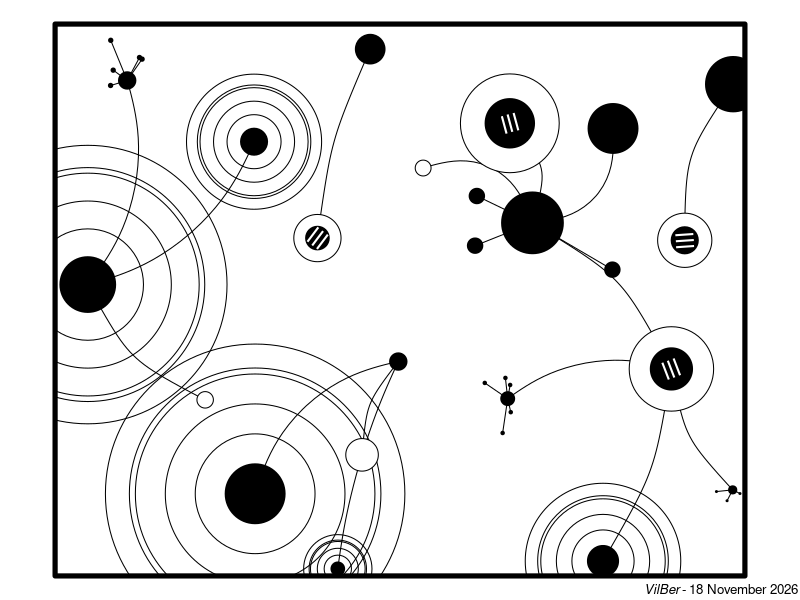

Recreate this plot in R.
## ---- chunk 1
knitr::opts_chunk$set(echo = TRUE,fig.height=4,warning = FALSE,message = FALSE)
## ---- chunk 2
## Programa generador de partituras gráficas
## Autor: Fernando Villalba
## Fecha: abril 2014
###########################################
  set.seed(123) # semilla aleatoria
# Paso 1: Función para establecer el lienzo
initialize_canvas <- function(width, height) {
  # incializa el gráfico en blanco
  plot(NULL, xlim=c(0, width), ylim=c(0, height), type="n", asp=1,axes = FALSE, xlab = "", ylab = "", main = "")
  # pinta un rectangulo de los bordes de ancho 
  rect(0, 0, width, height,lwd=5)
  # Obtener la fecha actual en formato deseado
  fecha_actual <- format(Sys.Date(), "%d %B %Y")
  # Añadir firma y fecha en la esquina inferior derecha
  # Usar bquote para insertar la variable evaluada en la expresión
  firma_fecha <- bquote(italic("VilBer") ~ "-" ~ .(fecha_actual))
 # text(x=95, y=5, labels=firma_fecha, adj=1, cex=0.8, font=3)
  mtext(side=1, line=-1, adj=1, text=firma_fecha, cex=0.8, font=2)
}
## ---- chunk 3
# Paso 2: Función para crear la tabla con los datos de los circulos
generate_circus <- function(num_circles, width, height, min_radius, max_radius, nrad) {
  # num_circles = numero de circulos en el lienzo
  # width, height = ancho y alto del lienzo 
  # min_radius, max_radius = min y max valor del radio de los circulos generados
  # nrad = indica la distancia de separación minima de los circulos, para que no se superpongan en numero de veces el radio maximo
  circles <- data.frame(id = integer(0), x = numeric(0), y = numeric(0), radius = numeric(0), estilo = integer(0),id_padre = integer(0))
  max_attempts <- 1000  # Límite de intentos para evitar bucles infinitos
  
  for (i in 1:num_circles) {
    valid <- FALSE
    attempts <- 0
    
    while (!valid && attempts < max_attempts) {
      # Genera un nuevo punto y radio
      new_x <- runif(1, min_radius, width - min_radius)
      new_y <- runif(1, min_radius, height - min_radius)
      new_radius <- runif(1, min_radius, max_radius)
      attempts <- attempts + 1
      
      # Verifica la distancia con todos los círculos ya creados
      if (nrow(circles) == 0) {
        valid <- TRUE
      } else {
        distances <- sqrt((circles$x - new_x)^2 + (circles$y - new_y)^2)
        min_distance_needed <- nrad * max(max_radius, new_radius)  # nrad veces el radio máximo de cualquiera
        valid <- all(distances >= min_distance_needed)
      }
    }
    
    if (valid) {
      style <- sample(1:5, 1)
      circles <- rbind(circles, data.frame(id = i, x = new_x, y = new_y, radius = new_radius, estilo=style, id_padre = 0))
    } else {
      stop("No fue posible colocar todos los círculos tras ", max_attempts, " intentos.")
    }
  }
  
  # Asignación de ID del padre (opcional y personalizable)
circles$id_padre <- sapply(circles$id, function(x) {
  if (runif(1) < 0.7) {
    # 70% de probabilidad de que el círculo no tenga padre
    return(0)
  } else {
    # Los círculos con radios mayores tienen más posibilidad de ser elegidos como padres
    # Calculamos pesos, donde el peso es proporcional al radio
    weights <- circles$radius / min(circles$radius)  # Esto asegura que el círculo más pequeño tenga peso 1
    weights <- weights * ifelse(circles$radius >= median(circles$radius), 3, 1)  # Doble de peso si el radio es mayor o igual que la mediana
    
    # Asegurarse de no incluir el propio círculo como su padre
    weights[x] <- 0
    
    # Selecciona un id de padre de acuerdo con los pesos
    return(sample(circles$id, 1, prob = weights))
  }
})

  return(circles)
}
## ---- chunk 4
# Paso 3: Función que crea la relación entre padre-hijo de los circulos
# asigna la estructura de padre hijo
assign_family_structure_ii <- function(circles, width, height) {
  # Calcular 1/4 de la diagonal del lienzo
  max_distance <- 0.25 * sqrt(width^2 + height^2)

  # Ordenar círculos por radio de mayor a menor y resetear índices
  circles <- circles[order(-circles$radius), ]
  circles$id <- seq_len(nrow(circles))  # Asignar un ID consecutivo a cada círculo
  circles$id_padre <- 0  # Inicializar todos los id_padre a 0

  # Iterar sobre cada círculo para asignar hijos
  for (i in 1:nrow(circles)) {
    if (circles$id_padre[i] == 0) {  # Solo si el círculo no tiene aún un padre asignado
      # Determinar cuántos hijos asignar
      num_cercanos <- sample(0:(nrow(circles)/4), 1)

      if (num_cercanos > 0) {
        # Calcular distancias desde el círculo actual a todos los demás
        distances <- sqrt((circles$x - circles$x[i])^2 + (circles$y - circles$y[i])^2)
        distances[i] <- Inf  # Evitar que un círculo sea su propio hijo

        # Filtrar por distancia máxima permitida
        within_distance <- distances < max_distance

        # Ordenar por distancia y seleccionar los 'num_cercanos' más cercanos que no tengan padre asignado y estén dentro del límite de distancia
        closest_indices <- order(distances)
        child_candidates <- closest_indices[circles$id_padre[closest_indices] == 0 & within_distance[closest_indices]][1:num_cercanos]

        # Asignar el id actual como padre a los círculos más cercanos sin padre asignado y dentro del límite de distancia
        circles$id_padre[child_candidates] <- circles$id[i]
      }
    }
  }

  return(circles)
}
## ---- chunk 5
# Paso 4: Funciones de dibujo 
# dibuja splines entre los centros de los circulos padre e hijos
draw_splinessss <- function(circles) {
  # Asegura que los splines se dibujan sobre los círculos existentes
  par(new = TRUE)

  for (i in 1:nrow(circles)) {
    if (circles$id_padre[i] != 0) {
      # Encuentra el círculo padre
      padre <- circles[circles$id == circles$id_padre[i], ]
      if (nrow(padre) == 1) {  # Asegúrate de que el padre existe
        # Define los puntos inicial y final para el spline
        x1 <- circles$x[i]
        y1 <- circles$y[i]
        x2 <- padre$x
        y2 <- padre$y
        radio_menor <- max(circles$radius[i], padre$radius)

        # Calcula el punto medio
        xm <- (x1 + x2) / 2
        ym <- (y1 + y2) / 2

        # Desplazamiento perpendicular a la línea entre los puntos
        # Calcula un vector perpendicular
        dx <- x2 - x1
        dy <- y2 - y1
        # Normaliza y rota 90 grados
        len <- sqrt(dx^2 + dy^2)
        dx_perp <- -dy / len
        dy_perp <- dx / len
        # Calcula el punto de desviación
        xm_desplazado <- xm + radio_menor * dx_perp
        ym_desplazado <- ym + radio_menor * dy_perp

        # Puntos para xspline incluyen el punto desviado
        x_points <- c(x1, xm_desplazado, x2)
        y_points <- c(y1, ym_desplazado, y2)
        
        # Dibuja un spline entre el hijo y el padre con curvatura
        xspline(x = x_points, y = y_points, shape = sample(c(-1,1), 1), border = "black", lwd = 1)
      }
    }
  }
}
## ---- chunk 6

# Funcion que pinta los circulos según el estilo 
draw_circles <- function(circles) {
  apply(circles, 1, function(circle) {
    # Asigna un estilo de forma aleatoria para demostración; ajusta según la lógica deseada
    style <- circle["estilo"]# sample(1:5, 1)

    if (style == 1) {
      # Dibujar círculo negro con relleno negro
      symbols(circle["x"], circle["y"], circles=circle["radius"], inches=FALSE, add=TRUE, fg="black", bg="black")
    } else if (style == 2) {
      # Dibujar círculo con borde negro y relleno blanco
      symbols(circle["x"], circle["y"], circles=circle["radius"], inches=FALSE, add=TRUE, fg="black", bg="white")
    } else if (style == 3) {
      # Dibujar círculos concéntricos
      for (i in 2:5) {
        symbols(circle["x"], circle["y"], circles = circle["radius"] * i, inches = FALSE, add = TRUE)
      }
      symbols(circle["x"], circle["y"], circles = circle["radius"] * 4+0.2*circle["radius"], inches = FALSE, add = TRUE)
      symbols(circle["x"], circle["y"], circles = circle["radius"], inches = FALSE, add = TRUE, fg = "black",bg = "black")
    } else if (style == 4) {
      # Dibujar dos círculos concéntricos y una letra encima
      symbols(circle["x"], circle["y"], circles=circle["radius"] * 2, inches=FALSE, add=TRUE, fg="black", bg="white")
      symbols(circle["x"], circle["y"], circles=circle["radius"], inches=FALSE, add=TRUE, fg="black", bg="black")
      angle <- runif(1, 0, 360)  # Genera un ángulo aleatorio entre 0 y 360 grados
      text(circle["x"], circle["y"], "lll", col="white", cex=1.5, srt=angle)
  #    text(circle["x"], circle["y"], "lll", col="white", cex=1.5)  # Puedes cambiar "R" por cualquier otra letra
    } else if (style == 5) {
      # Dibuja un circulo con mini planetas alrededor
      # 1. el circulo central
      symbols(circle["x"], circle["y"], circles=circle["radius"], inches=FALSE, add=TRUE, fg="black", bg="black")
      # 2. los planetas
        n_planet=sample(2:5, 1) # numero de planetas 
        for (i in 1:n_planet){
          rad_mini<- circle["radius"] / 4  # un cuarto del radio del planeta central
          r_orbit<- sample(2:5, 1) # dist orbital del planeta en num de radios del central
          ang_planet <- runif(1, min = 0, max = 2*pi) # angulo del planeta en radianes 
        # Calcular la posición de cada mini círculo
          x_mini <- circle["x"] + r_orbit * circle["radius"] * cos(ang_planet)
          y_mini <- circle["y"] + r_orbit * circle["radius"] * sin(ang_planet)
        # Dibujar los mini círculos y las líneas que los unen al círculo principal
        # Todos los mini círculos son negros macizos  
          symbols(x_mini, y_mini, circles=rad_mini, inches=FALSE, add=TRUE, fg="black", bg="black") 
        # Dibuja la linea que lo une al planet central     
          lines(c(circle["x"],x_mini ), c(circle["y"], y_mini), col = "black")     
        }
      }
  })# fin de funcion appply
}
## ---- chunk 7
# Función que recoge todo lo anterior para pintar un cuadro
pinta_cuadro_circulos<-function(width=1000,height=800,radio_min=5,radio_max=50,rad_cercania=1,num_circles=10){
    #num_circles <- sample(3:20, 1)  # Número aleatorio de círculos entre 5 y 20
    par(mar=c(0.1, 0.1, 0.1, 0.1))
    initialize_canvas(width, height)
    clip(0, width, 0, height) # recorta el dibujo por el corte con los ejes
    circles <- generate_circus(num_circles, width, height, radio_min, radio_max, rad_cercania)
    circles1 <-assign_family_structure_ii(circles, width, height)
    draw_splinessss(circles1)
    draw_circles(circles1)
}
## ---- chunk 8

pinta_cuadro_circulos(radio_min=2,radio_max=45,rad_cercania=3,num_circles=20)

